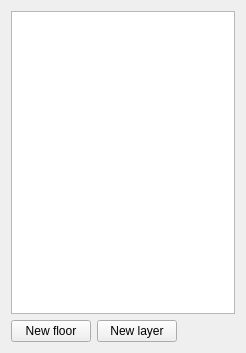
<?xml version="1.0" encoding="UTF-8"?>
<ui version="4.0">
 <class>MapFloorsList</class>
 <widget class="QWidget" name="MapFloorsList">
  <property name="geometry">
   <rect>
    <x>0</x>
    <y>0</y>
    <width>246</width>
    <height>353</height>
   </rect>
  </property>
  <property name="windowTitle">
   <string>Form</string>
  </property>
  <layout class="QVBoxLayout" name="verticalLayout">
   <item>
    <widget class="QTreeView" name="treeViewFloors">
     <property name="editTriggers">
      <set>QAbstractItemView::NoEditTriggers</set>
     </property>
     <property name="itemsExpandable">
      <bool>true</bool>
     </property>
     <property name="expandsOnDoubleClick">
      <bool>false</bool>
     </property>
     <attribute name="headerVisible">
      <bool>false</bool>
     </attribute>
    </widget>
   </item>
   <item>
    <layout class="QHBoxLayout" name="horizontalLayout">
     <item>
      <widget class="QPushButton" name="pushButtonNewFloor">
       <property name="text">
        <string>New floor</string>
       </property>
      </widget>
     </item>
     <item>
      <widget class="QPushButton" name="pushButtonNewLayer">
       <property name="text">
        <string>New layer</string>
       </property>
      </widget>
     </item>
     <item>
      <spacer name="horizontalSpacer">
       <property name="orientation">
        <enum>Qt::Horizontal</enum>
       </property>
       <property name="sizeHint" stdset="0">
        <size>
         <width>40</width>
         <height>20</height>
        </size>
       </property>
      </spacer>
     </item>
    </layout>
   </item>
  </layout>
 </widget>
 <resources/>
 <connections/>
 <slots>
  <slot>selectLayer(QModelIndex)</slot>
  <slot>setSelected(QModelIndex)</slot>
 </slots>
</ui>
